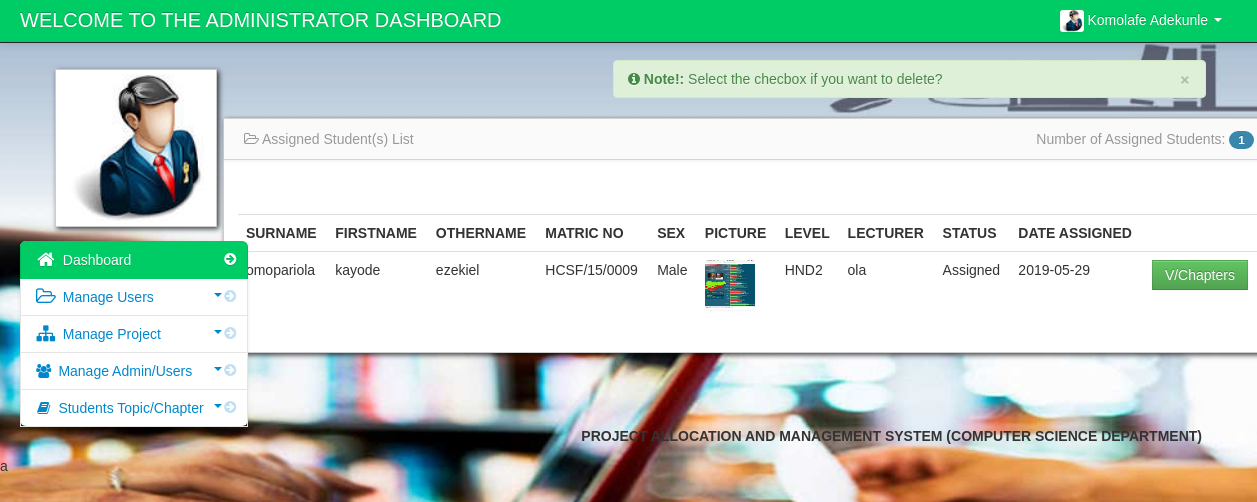
The page /admin/adminviewstudents_chapters.php (signed in) on the database its author committed.
### tables this page shows
CREATE TABLE `students` (
  `id` int(10) NOT NULL,
  `surname` varchar(50) NOT NULL,
  `firstname` varchar(50) NOT NULL,
  `othername` varchar(50) NOT NULL,
  `matricno` varchar(20) NOT NULL,
  `password` varchar(50) NOT NULL,
  `sex` varchar(6) NOT NULL,
  `pic` text NOT NULL,
  `level` varchar(10) NOT NULL,
  `status` varchar(20) NOT NULL
);

CREATE TABLE `assign_students` (
  `assignId` int(10) NOT NULL,
  `studentId` varchar(20) NOT NULL,
  `lecturerId` varchar(255) NOT NULL,
  `session` varchar(50) NOT NULL,
  `status` varchar(30) NOT NULL,
  `dateReg` date NOT NULL
);

### admin/session.php (called while the page is built, shortened)
<?php
if (isset($_SESSION['adminid'])){
$adminid=$_SESSION['adminid'];
}
elseif (isset($_SESSION['username'])){
$lectid=$_SESSION['username'];
}
elseif (isset($_SESSION['matricno'])){
$matricno=$_SESSION['matricno'];
}
else {
		echo '<script>window.location= "../index.php";</script>';
}
?>

### admin/adminviewstudents_chapters.php (the view, shortened to what this page needs)
<?php error_reporting(0);include('header.php'); ?>
<?php include('session.php'); ?>
    <body>
    <?php include('navbar.php'); ?>
        <div class="container-fluid">
            <div class="row-fluid">
            <?php include('dashboard_slidebar.php'); ?>
				<div class="span3" id="adduser">
				</div>
                <div class="span6" id="">
                     <div class="row-fluid">
				<div class="empty">
                    <div class="alert alert-success alert-dismissable">
                        <button type="button" class="close" data-dismiss="alert" aria-hidden="true">&times;</button>
                         <i class="icon-info-sign"></i>  <strong>Note!:</strong> Select the checbox if you want to delete?
                    </div>
               </div>
				<?php
	             $count_dev_name=mysqli_query($con,"select * from assign_students");
	             $count = mysqli_num_rows($count_dev_name);
                 ?>
                        <div id="block_bg" class="block" style="margin-left:-390px; width:1050px">
                            <div class="navbar navbar-inner block-header">
                                <div class="muted pull-left"><i class="icon-folder-open-alt"></i> Assigned Student(s) List</div>
								<div class="muted pull-right">
								Number of Assigned Students: <span class="badge badge-info"><?php  echo $count; ?></span>
							 </div>
                            </div>
                            <div class="block-content collapse in">
                                <div class="span12">
								<form action="reg_students.php" method="post">
  									<table cellpadding="0" cellspacing="0" border="0" class="table" id="example">
                                    <br><br>
										<thead>
										  <tr>
												<th>Surname</th>
                                                <th>Firstname</th>
                                                <th>Othername</th>
                                           		<th>Matric No</th>
												<th>sex</th>
                                                <th>picture</th>
												<th>level</th>
												<th>Lecturer</th>
												<th>status</th>
												<th>Date Assigned</th>
												<th></th>
										   </tr>
										</thead>
										<tbody>
						<?php
						$device_name_query = mysqli_query($con,"select * from assign_students")or die(mysqli_error());
						while($row = mysqli_fetch_array($device_name_query)){
						$studentId = $row['studentId'];
					$device = mysqli_query($con,"select * from students where matricno = '$studentId'")or die(mysqli_error());
					while($rows = mysqli_fetch_array($device)){
						?>
												<tr>
												<td><?php echo $rows['surname']; ?>
                                                <td><?php echo $rows['firstname']; ?>
                                                <td><?php echo $rows['othername']; ?>
                                                <td><?php echo $rows['matricno']; ?></td>
												<td><?php echo $rows['sex']; ?></td>
                <td><img id="avatar1" style="width:50px; height:50px"class="img-responsive" src="<?php echo $rows['pic'];?>"></td>
												<td><?php echo $rows['level']; ?></td>
												<td><?php echo $row['lecturerId']; ?></td>
												<td><?php echo $row['status']; ?></td>
												<td><?php echo $row['dateReg']; ?></td>
				<td width="100px">
				<a rel="tooltip"  title="View Students Approved Chapters" id="p<?php echo $matricno; ?>" href="adminviewstudents_chapters2.php<?php echo '?studentId='.$studentId; ?>"  data-toggle="modal" class="btn btn-success">V/Chapters</a>
												</td>
												</tr>
												<?php
											}
										 }
											?>
										</tbody>
									</table>
									</form>
                                </div>
                            </div>
                        </div>
                    </div>
                </div>
            </div>
		<?php include('footer.php'); ?>
        </div>
		<?php include('script.php'); ?>
    </body>
</html>a

### admin/navbar.php (shortened to what this page needs)
<div class="navbar navbar-inverse navbar-fixed-top">
          <div class="navbar-inner">
             <div class="container-fluid" style="background-color:#00CC66">
		 <div class="navbar-header">
                  <span class="brand" href="#">WELCOME TO THE ADMINISTRATOR DASHBOARD</span>
		 </div>
                  <div class="nav-collapse collapse">
                      <ul class="nav pull-right">
				    <?php
                             $query = mysqli_query($con,"select * from adminlogin where  id ='$adminid'");
                              $rows = mysqli_fetch_array($query);
				    ?>
                          <li class="dropdown">
                              <a href="#" role="button" class="dropdown-toggle" data-toggle="dropdown"><img id="avatar1" class="img-responsive" src="<?php echo $rows['pic'];?>">&nbsp;<?php echo $rows['surname']." ".$rows['firstname'];  ?> <i class="caret"></i>
                              </a>
                          </li>
                      </ul>
                  </div>
              </div>
          </div>
      </div>

### admin/dashboard_slidebar.php (shortened to what this page needs)
     <div class="span3" id="sidebar">
          <?php
                 $query = mysqli_query($con,"select * from adminlogin where  id ='$adminid'");
                        $rows = mysqli_fetch_array($query);
						?>
	              <img id="admin_avatar" class="img-polaroid" src="<?php echo $rows['pic']; ?>">
                  <ul class="nav nav-list bs-docs-sidenav nav-collapse collapse">
                           <li class="active">
						   <a href="dashboard.php" style="background-color:#00CC66"><i class="icon-chevron-right"></i><i class="icon-home icon-large"></i>&nbsp;Dashboard</a>
						   </li>
						 <li>
						    <a href="javascript:;" role="button" class="dropdown-toggle" data-toggle="collapse" data-target="#bs"><i class="icon-chevron-right"></i><i class="icon-folder-open-alt icon-large"></i>&nbsp;Manage Users
						    <div class="muted pull-right"><i class="caret"></i></div></a>
						</li>
            <li class="">
						    <a href="javascript:;" role="button" class="dropdown-toggle" data-toggle="collapse" data-target="#bs1"><i class="icon-chevron-right"></i><i class="icon-sitemap icon-large"></i>&nbsp;Manage Project
						    <div class="muted pull-right"><i class="caret"></i></div></a>
						</li>
						<li>
						    <a href="javascript:;" role="button" class="dropdown-toggle" data-toggle="collapse" data-target="#bs3"><i class="icon-chevron-right"></i><i class="icon-group"></i>&nbsp;Manage Admin/Users
							<div class="muted pull-right"><i class="caret"></i></div></a>
						</li>
						<li>
						    <a href="javascript:;" role="button" class="dropdown-toggle" data-toggle="collapse" data-target="#bs4"><i class="icon-chevron-right"></i><i class="icon-book"></i>&nbsp;Students Topic/Chapter
							<div class="muted pull-right"><i class="caret"></i></div></a>
						</li>
</div>

### admin/assets/styles.css (style rules this page uses)
body { padding-top: 60px; padding-bottom: 40px; background-color: #f5f5f5; }
.block { background: url("../images/pixel-60fff.png") repeat scroll 0 0 rgba(0, 0, 0, 0) !important; border: 1px solid #ccc; background: white; margin: 1em 0em; border-top: none; -webkit-box-shadow: 2px 2px 5px rgba(0, 0, 6, 0.75); -moz-box-shadow: 2px 2px 5px rgba(0, 0, 6, 0.75); box-shadow: 2px 2px 5px rgba(0, 0, 6, 0.75); }
.block-content { margin: 1em; min-height: .25em; }
.block-header { margin-bottom: 0px; border-right: none; border-left: none; -webkit-border-radius: 0px; -moz-border-radius: 0px; border-radius: 0px; }
.block-header div { padding-top: 10px; }
.bs-docs-sidenav { max-width: 228px; margin: 30px 0 0; padding: 0; background-color: #fff; -webkit-border-radius: 6px; -moz-border-radius: 6px; border-radius: 6px; -webkit-box-shadow: 0 1px 4px rgba(0,0,0,.065); -moz-box-shadow: 0 1px 4px rgba(0,0,0,.065); box-shadow: 0 1px 4px rgba(0,0,0,.065); }
.bs-docs-sidenav > li > a { display: block; width: 190px \9; margin: 0 0 -1px; padding: 8px 14px; border: 1px solid #e5e5e5; }
.bs-docs-sidenav > li:first-child > a { -webkit-border-radius: 6px 6px 0 0; -moz-border-radius: 6px 6px 0 0; border-radius: 6px 6px 0 0; }
.bs-docs-sidenav > .active > a { position: relative; z-index: 2; padding: 9px 15px; border: 0; text-shadow: 0 1px 0 rgba(0,0,0,.15); -webkit-box-shadow: inset 1px 0 0 rgba(0,0,0,.1), inset -1px 0 0 rgba(0,0,0,.1); -moz-box-shadow: inset 1px 0 0 rgba(0,0,0,.1), inset -1px 0 0 rgba(0,0,0,.1); box-shadow: inset 1px 0 0 rgba(0,0,0,.1), inset -1px 0 0 rgba(0,0,0,.1); }
.bs-docs-sidenav .icon-chevron-right { float: right; margin-top: 2px; margin-right: -6px; opacity: .25; }
.bs-docs-sidenav .active .icon-chevron-right, .bs-docs-sidenav .active a:hover .icon-chevron-right { opacity: 1; }

### rows shown on the page
assign_students: lecturerId "ola", status "Assigned", dateReg "2019-05-29"
students: surname "omopariola", firstname "kayode", othername "ezekiel", matricno "HCSF/15/0009", sex "Male", pic (picture), level "HND2"

### other values the page prints
$rows['surname'] "Komolafe"
$rows['firstname'] "Adekunle"
$count "1"
